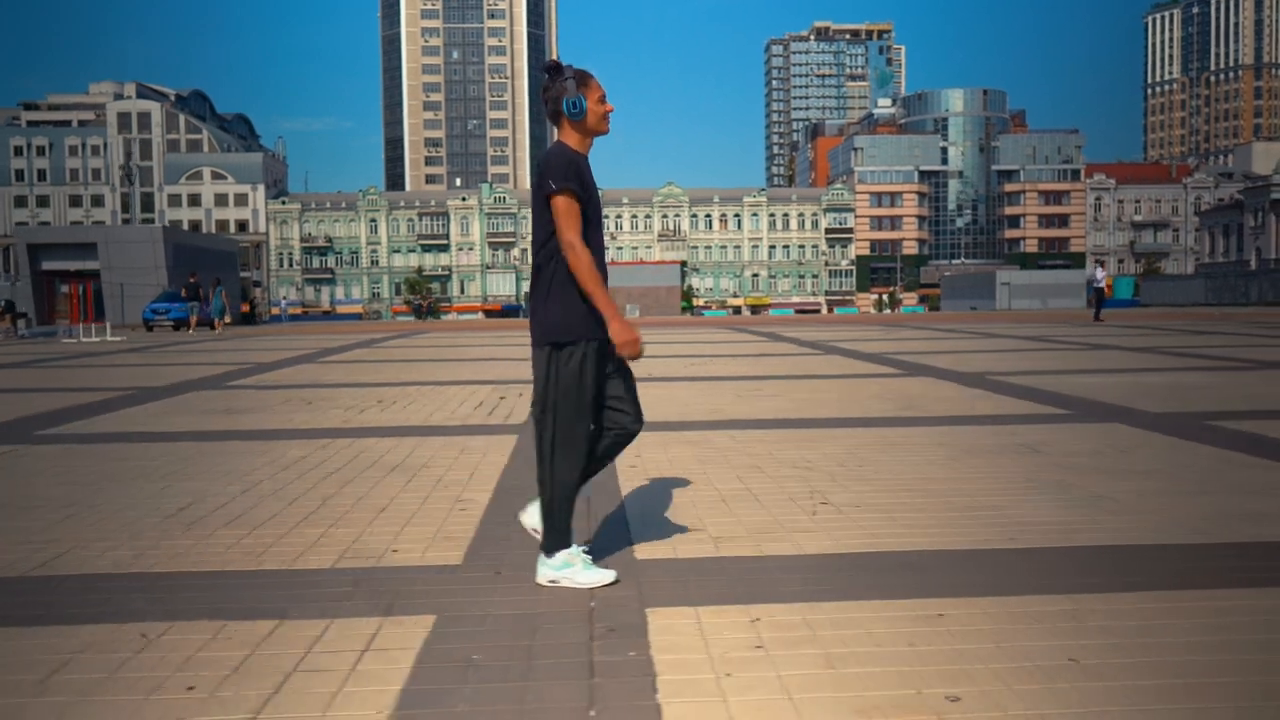
#> input picture frame 35 of Computer_Vision_lecture/Computer_Vision_lecture/Resources/man_walk.mp4, 1280 x 720 px, given in place of test2.mp4, which was not available
$ python lane_detector_ros2_version2.py
#> lines starting #> are read from the running program, lines starting #| are printed output that depends on the picture; after the words box and inside, x2 and y2 are one past the last pixel; in counts of white or black regions, pixels touching at a corner belong together; long printed decimals are rounded; pictures that were not available may be replaced by others from this repository, and a replacement may not be noted
# https://www.youtube.com/watch?v=eLTLtUVuuy4

import cv2
import math
import numpy as np
import matplotlib.pyplot as plt

def find_canny(img):
    gray_img = cv2.cvtColor(img, cv2.COLOR_BGR2GRAY) # convert to gray image to reduce computational power
    blur_img = cv2.GaussianBlur(gray_img, (5, 5), 0) # blur img to reduce noise
    canny_img = cv2.Canny(blur_img, 50, 150) # find the edge
    return canny_img

def region_of_interest(img):
    height = img.shape[0]
    polygons = np.array([
        [(200, height), (1100, height), (550, 250)]
    ])
    mask = np.zeros_like(img) # turn the img into black
    mask = cv2.fillPoly(mask, polygons, 255) # fill the triangle with white
    masked_img = cv2.bitwise_and(img, mask) # crop the canny img into roi
    return masked_img

def average_slope_intercept(img, lines):
    left_fit = []
    right_fit = []
    for line in lines:
        x1, y1, x2, y2 = line.reshape(4)
        parameters = np.polyfit((x1, x2), (y1, y2), 1)
        slope, intercept = parameters

        if slope < 0:
            left_fit.append((slope, intercept))
        else:
            right_fit.append((slope, intercept))

    left_fit_average = np.average(left_fit, axis=0) if left_fit else None
    right_fit_average = np.average(right_fit, axis=0) if right_fit else None

    left_line = make_coordinates(img, left_fit_average) if left_fit_average is not None else None
    right_line = make_coordinates(img, right_fit_average) if right_fit_average is not None else None

    # Only include non-None lines
    output_lines = [line for line in [left_line, right_line] if line is not None]

    return np.array(output_lines, dtype=object)

def make_coordinates(img, line_parameters):
    slope, intercept = line_parameters
    # make the line start from bottom of the image (determine ROI)
    y1 = img.shape[0] # meaning y1 start from bottom of the image
    y2 = int(y1 * (3/5)) # meaning y2 is 3/5 of the y1 start from bottom of the image
    x1 = int((y1 - intercept) / slope)  # y=mx+b, x=(y-b)/m
    x2 = int((y2 - intercept) / slope)  # y=mx+b, x=(y-b)/m
    return np.array([x1, y1, x2, y2])

def display_lines(img, lines):
    line_img = np.zeros_like(img) # create a new black screen that same shape as original img
    if lines is not None:
        for line in lines:
            x1, y1, x2, y2 = line
            cv2.line(line_img, (x1, y1), (x2, y2), (255, 0, 0), 10)
    return line_img

def find_lane_center_point(img, lines, draw=True):
    # Initialize default trajectory points
    traj_top_point, traj_bottom_point = (0, 0), (0, 0)

    if lines is not None and len(lines) > 0:
        if len(lines) == 2:
            # If both lines are detected
            left_x1, left_y1, left_x2, left_y2 = lines[0]
            right_x1, right_y1, right_x2, right_y2 = lines[1]
        elif len(lines) == 1:
            # If only one line is detected, treat it as either left or right
            left_x1, left_y1, left_x2, left_y2 = lines[0]
            right_x1, right_y1, right_x2, right_y2 = lines[0]
        else:
            # Default values if no lines are detected
            return traj_top_point, traj_bottom_point

        # Calculate the trajectory points
        traj_top_point = (int((left_x2 + right_x2) / 2), int((left_y2 + right_y2) / 2))
        traj_bottom_point = (int((left_x1 + right_x1) / 2), int((left_y1 + right_y1) / 2))

        if draw:
            cv2.line(img, traj_bottom_point, traj_top_point, (0, 255, 255), 5)

    return traj_top_point, traj_bottom_point


def find_car_center_point(img, draw=True):
    x1_car = int(img.shape[1] / 2)  # img.shape[0] is height, img.shape[1] is width
    y1_car = int(img.shape[0])
    x2_car = int(img.shape[1] / 2)
    y2_car = int(y1_car * (4.5 / 5))
    if draw == True:
        cv2.line(img, (x1_car, y1_car), (x2_car, y2_car), (0, 0, 255), 5)

    return x1_car

def find_lane_curvature(x1,y1,x2,y2):
    offset_Vert=90# angle found by tan-1 (slop) is wrt horizontal --> This will shift to wrt Vetical

    if((x2-x1)!=0):
        slope = (y2-y1)/(x2-x1)
        y_intercept = y2 - (slope*x2) #y= mx+c
        anlgeOfinclination = math.atan(slope) * (180 / np.pi)#Conversion to degrees
    else:
        slope=1000#infinity
        y_intercept=0#None [Line never crosses the y axis]

        anlgeOfinclination = 90#vertical line

        #print("Vertical Line [Undefined slope]")
    if(anlgeOfinclination!=90):
        if(anlgeOfinclination<0):#right side
            angle_wrt_vertical = offset_Vert + anlgeOfinclination
        else:#left side
            angle_wrt_vertical = anlgeOfinclination - offset_Vert
    else:
        angle_wrt_vertical= 0#aligned
    return angle_wrt_vertical


def main_video():
    cap = cv2.VideoCapture("test2.mp4")
    while True:
        success, img = cap.read()
#> img is the input picture: shape (720, 1280, 3); mean B, G, R 104.5, 107.4, 106.5

        # >>>>>>>>>> step2: find the edge of the lane >>>>>>>>>>
        canny_img = find_canny(img)
#> in find_canny, `canny_img = cv2.Canny(blur_img, 50, 150)`:
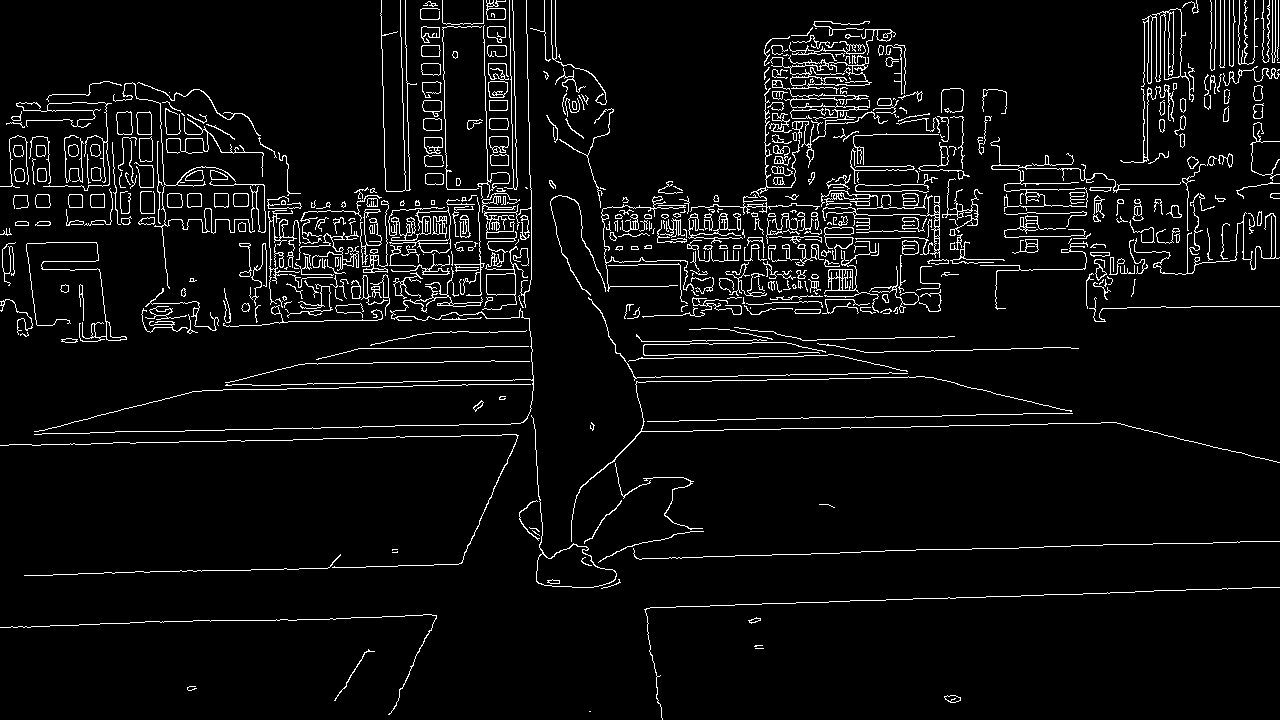
#> canny_img: shape (720, 1280); 5.3% white in thin lines or dots

        # >>>>>>>>>> step3: find the roi >>>>>>>>>>
        cropped_img = region_of_interest(canny_img)
#> in region_of_interest, `masked_img = cv2.bitwise_and(img, mask)`:
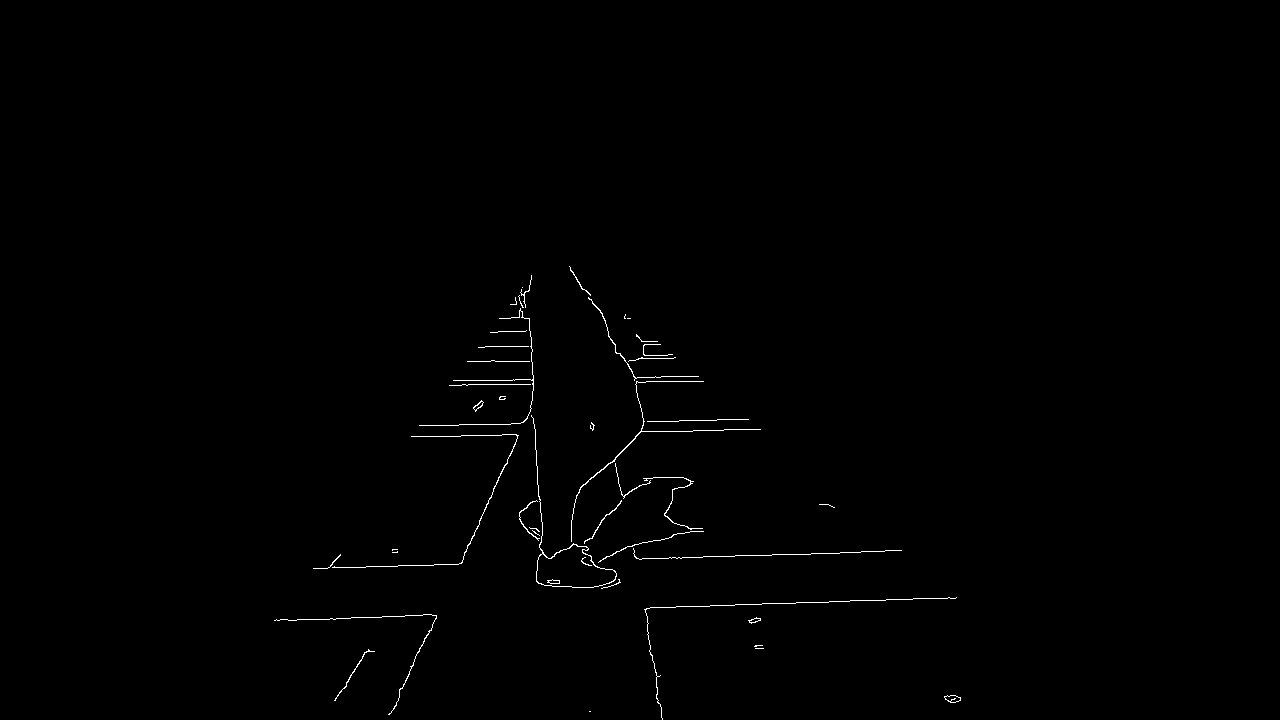
#> masked_img: shape (720, 1280); 0.47% white in thin lines or dots, all inside (x1, y1, x2, y2) = (274, 266, 961, 720)

        # >>>>>>>>>> step4: find the line using Hough Transform >>>>>>>>>>
        rho = 2
        theta = np.pi / 180  # pi/180 is equal to 1 degree of precision
        thres = 100  # min number of vote needed to accepted a candidate line
        minLineLength = 40  # any line that less than 40 will be rejected
        maxLineGap = 5  # max distance btw 2 line will be connected as a single line
        lines = cv2.HoughLinesP(cropped_img, rho, theta, thres, np.array([]), minLineLength=minLineLength, maxLineGap=maxLineGap)
#> lines = 14 rows, first 6: [684, 606, 734, 605], [288, 620, 404, 616], [636, 558, 692, 557], [460, 563, 493, 491], [467, 424, 510, 424], [453, 380, 533, 379]

        # >>>>>>>>>> step5: Optimization: find the average line for left and right side>>>>>>>>>>
        averaged_line = average_slope_intercept(img, lines)
#> the loop in average_slope_intercept, `for line in lines:` made 14 passes
#> (x1, y1, x2, y2, slope, intercept) on passes 1 to 8: (684, 606, 734, 605, -0.02, 619.7), (288, 620, 404, 616, -0.0345, 629.9), (636, 558, 692, 557, -0.0179, 569.4), (460, 563, 493, 491, -2.18, 1566.6), (467, 424, 510, 424, -1.37e-15, 424), (453, 380, 533, 379, -0.0125, 385.7), (840, 552, 901, 550, -0.0328, 579.5), (534, 424, 538, 496, 18, -9188)
#> after the loop in average_slope_intercept, `for line in lines:`: left_fit = [(-0.02, 619.7), (-0.0345, 629.9), (-0.0179, 569.4), (-2.18, 1566.6), (-1.37e-15, 424), (-0.0125, 385.7), (-0.0328, 579.5), (-0.026, 623.1), (-2.18, 1562.4), (-3.62e-15, 431), (-0.0145, 571.8), (-0.0147, 391.6), (-0.0169, 369)]; right_fit = [(18, -9188)]
#> in average_slope_intercept, `left_fit_average = np.average(left_fit, axis=0) if left_fit else None`: left_fit_average = [-0.35, 671.1]
#> in average_slope_intercept, `right_fit_average = np.average(right_fit, axis=0) if right_fit else None`: right_fit_average = [18, -9188]
#> in make_coordinates, `slope, intercept = line_parameters`: slope = -0.35; intercept = 671.1
#> in make_coordinates, `x1 = int((y1 - intercept) / slope)`: x1 = -139
#> in make_coordinates, `x2 = int((y2 - intercept) / slope)`: x2 = 683
#> in average_slope_intercept, `left_line = make_coordinates(img, left_fit_average) if left_fit_averag..`: left_line = [-139, 720, 683, 432]
#> in average_slope_intercept, `right_line = make_coordinates(img, right_fit_average) if right_fit_ave..`: right_line = [550, 720, 534, 432]
#> in average_slope_intercept, `output_lines = [line for line in [left_line, right_line] if line is no..`: output_lines = [[-139, 720, 683, 432], [550, 720, 534, 432]]

        # >>>>>>>>>> step7: find lane and car centroid point >>>>>>>>>>
        traj_top_point, traj_bottom_point = find_lane_center_point(img, averaged_line)
#> in find_lane_center_point, `left_x1, left_y1, left_x2, left_y2 = lines[0]`: left_x1 = -139; left_y1 = 720; left_x2 = 683; left_y2 = 432
#> in find_lane_center_point, `right_x1, right_y1, right_x2, right_y2 = lines[1]`: right_x1 = 550; right_y1 = 720; right_x2 = 534; right_y2 = 432
#> in find_lane_center_point, `traj_top_point = (int((left_x2 + right_x2) / 2), int((left_y2 + right_..`: traj_top_point = (608, 432)
#> in find_lane_center_point, `traj_bottom_point = (int((left_x1 + right_x1) / 2), int((left_y1 + rig..`: traj_bottom_point = (205, 720)
#> traj_top_point = (608, 432); traj_bottom_point = (205, 720)
        x1_car_point = find_car_center_point(img)
#> in find_car_center_point, `cv2.line(img, (x1_car, y1_car), (x2_car, y2_car), (0, 0, 255), 5)`:
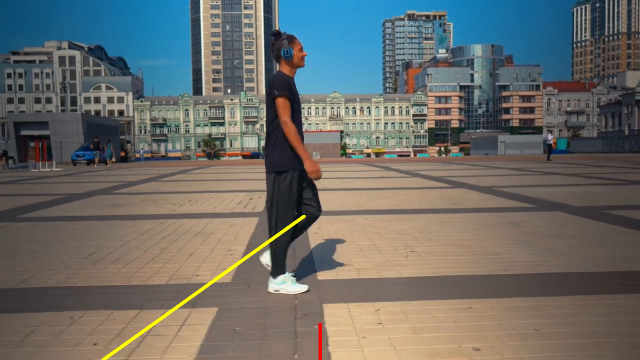
#> img: shape (720, 1280, 3) (shown at 1/2 size); mean B, G, R 104.1, 107.9, 107.1
#> x1_car_point = 640

        # >>>>>>>>>> step8: find the error of distance and curvature  >>>>>>>>>>
        error_distance_x = -1000
        if error_distance_x != (0,0):
            error_distance_x = traj_bottom_point[0] - x1_car_point
#> error_distance_x = -435
        curvature = find_lane_curvature(traj_bottom_point[0], traj_bottom_point[1], traj_top_point[0],traj_top_point[1])
#> curvature = 54.45
        print("error:", error_distance_x, ",   curvature:", curvature)
#| error: -435 ,   curvature: 54.449

        # >>>>>>>>>> step10: display line >>>>>>>>>>
        line_img = display_lines(img, averaged_line)  # display line in black screen
#> the loop in display_lines, `for line in lines:` made 2 passes
        combo_img = cv2.addWeighted(img, 0.8, line_img, 1, 1)  # display line in original img
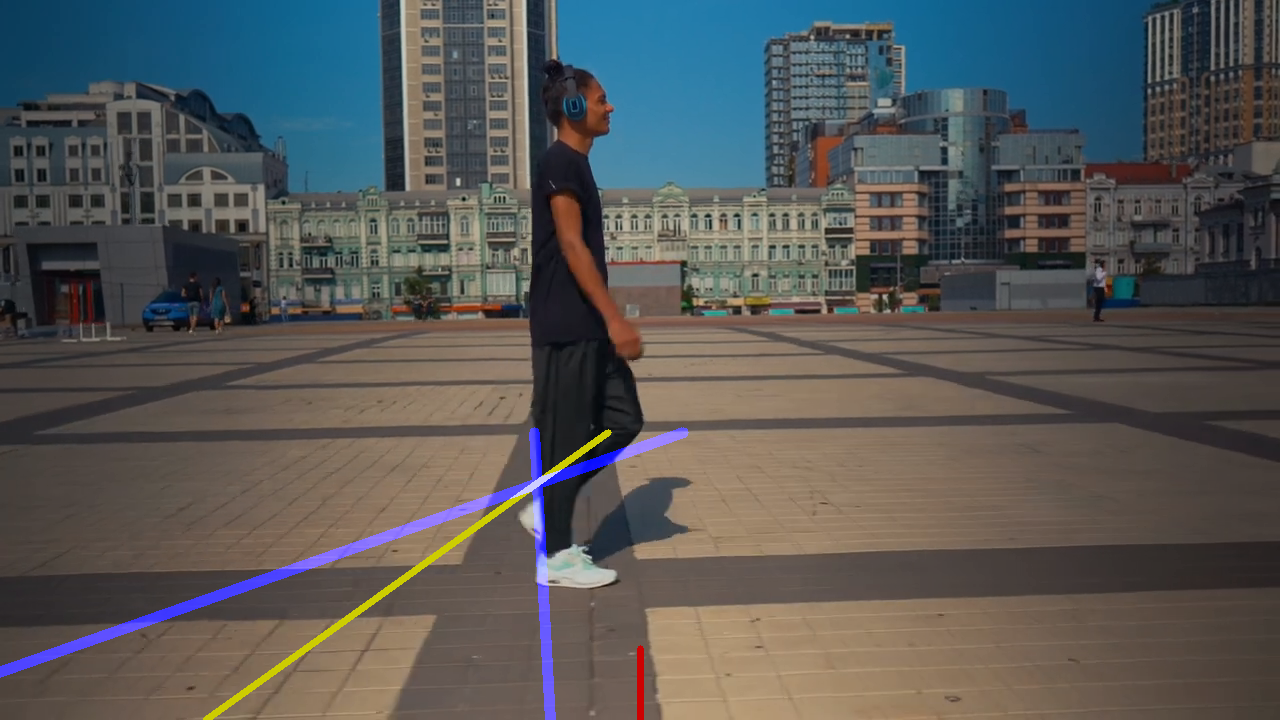
#> combo_img: shape (720, 1280, 3); mean B, G, R 86.4, 87.3, 86.7

        cv2.imshow("video output", combo_img)
        if cv2.waitKey(1) & 0xff == ord("q"):
#> (key q is pressed here)
            break
    cv2.destroyAllWindows()
main_video()
